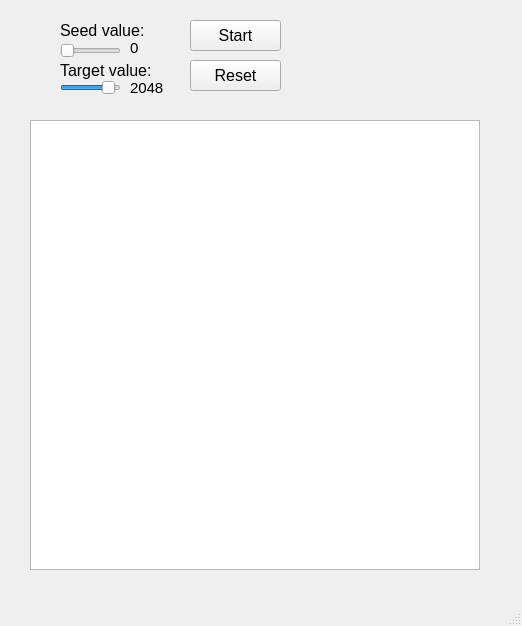
<?xml version="1.0" encoding="UTF-8"?>
<ui version="4.0">
 <class>MainWindow</class>
 <widget class="QMainWindow" name="MainWindow">
  <property name="geometry">
   <rect>
    <x>0</x>
    <y>0</y>
    <width>522</width>
    <height>626</height>
   </rect>
  </property>
  <property name="windowTitle">
   <string>MainWindow</string>
  </property>
  <widget class="QWidget" name="centralwidget">
   <widget class="QGraphicsView" name="graphicsView">
    <property name="geometry">
     <rect>
      <x>30</x>
      <y>120</y>
      <width>450</width>
      <height>450</height>
     </rect>
    </property>
   </widget>
   <widget class="QSlider" name="seedSlider">
    <property name="geometry">
     <rect>
      <x>60</x>
      <y>40</y>
      <width>61</width>
      <height>21</height>
     </rect>
    </property>
    <property name="maximum">
     <number>50</number>
    </property>
    <property name="orientation">
     <enum>Qt::Horizontal</enum>
    </property>
   </widget>
   <widget class="QLabel" name="seedValueLabel">
    <property name="geometry">
     <rect>
      <x>130</x>
      <y>40</y>
      <width>31</width>
      <height>16</height>
     </rect>
    </property>
    <property name="font">
     <font>
      <pointsize>11</pointsize>
     </font>
    </property>
    <property name="text">
     <string>0</string>
    </property>
   </widget>
   <widget class="QLabel" name="seedTextLabel">
    <property name="geometry">
     <rect>
      <x>60</x>
      <y>20</y>
      <width>91</width>
      <height>21</height>
     </rect>
    </property>
    <property name="font">
     <font>
      <pointsize>12</pointsize>
     </font>
    </property>
    <property name="text">
     <string>Seed value:</string>
    </property>
   </widget>
   <widget class="QSlider" name="targetSlider">
    <property name="geometry">
     <rect>
      <x>60</x>
      <y>80</y>
      <width>61</width>
      <height>16</height>
     </rect>
    </property>
    <property name="minimum">
     <number>2</number>
    </property>
    <property name="maximum">
     <number>12</number>
    </property>
    <property name="value">
     <number>11</number>
    </property>
    <property name="orientation">
     <enum>Qt::Horizontal</enum>
    </property>
   </widget>
   <widget class="QLabel" name="targetTextLabel">
    <property name="geometry">
     <rect>
      <x>60</x>
      <y>60</y>
      <width>91</width>
      <height>21</height>
     </rect>
    </property>
    <property name="font">
     <font>
      <pointsize>12</pointsize>
     </font>
    </property>
    <property name="text">
     <string>Target value:</string>
    </property>
   </widget>
   <widget class="QLabel" name="targetValueLabel">
    <property name="geometry">
     <rect>
      <x>130</x>
      <y>80</y>
      <width>41</width>
      <height>16</height>
     </rect>
    </property>
    <property name="font">
     <font>
      <pointsize>11</pointsize>
     </font>
    </property>
    <property name="text">
     <string>2048</string>
    </property>
   </widget>
   <widget class="QPushButton" name="startButton">
    <property name="geometry">
     <rect>
      <x>190</x>
      <y>20</y>
      <width>91</width>
      <height>31</height>
     </rect>
    </property>
    <property name="font">
     <font>
      <pointsize>12</pointsize>
     </font>
    </property>
    <property name="text">
     <string>Start</string>
    </property>
   </widget>
   <widget class="QPushButton" name="resetButton">
    <property name="geometry">
     <rect>
      <x>190</x>
      <y>60</y>
      <width>91</width>
      <height>31</height>
     </rect>
    </property>
    <property name="font">
     <font>
      <pointsize>12</pointsize>
     </font>
    </property>
    <property name="text">
     <string>Reset</string>
    </property>
   </widget>
   <widget class="QLabel" name="outcomeLabel">
    <property name="geometry">
     <rect>
      <x>300</x>
      <y>30</y>
      <width>171</width>
      <height>61</height>
     </rect>
    </property>
    <property name="font">
     <font>
      <pointsize>28</pointsize>
      <italic>true</italic>
      <bold>false</bold>
     </font>
    </property>
    <property name="text">
     <string/>
    </property>
   </widget>
  </widget>
  <widget class="QMenuBar" name="menubar">
   <property name="geometry">
    <rect>
     <x>0</x>
     <y>0</y>
     <width>522</width>
     <height>21</height>
    </rect>
   </property>
  </widget>
  <widget class="QStatusBar" name="statusbar"/>
 </widget>
 <resources/>
 <connections/>
</ui>
